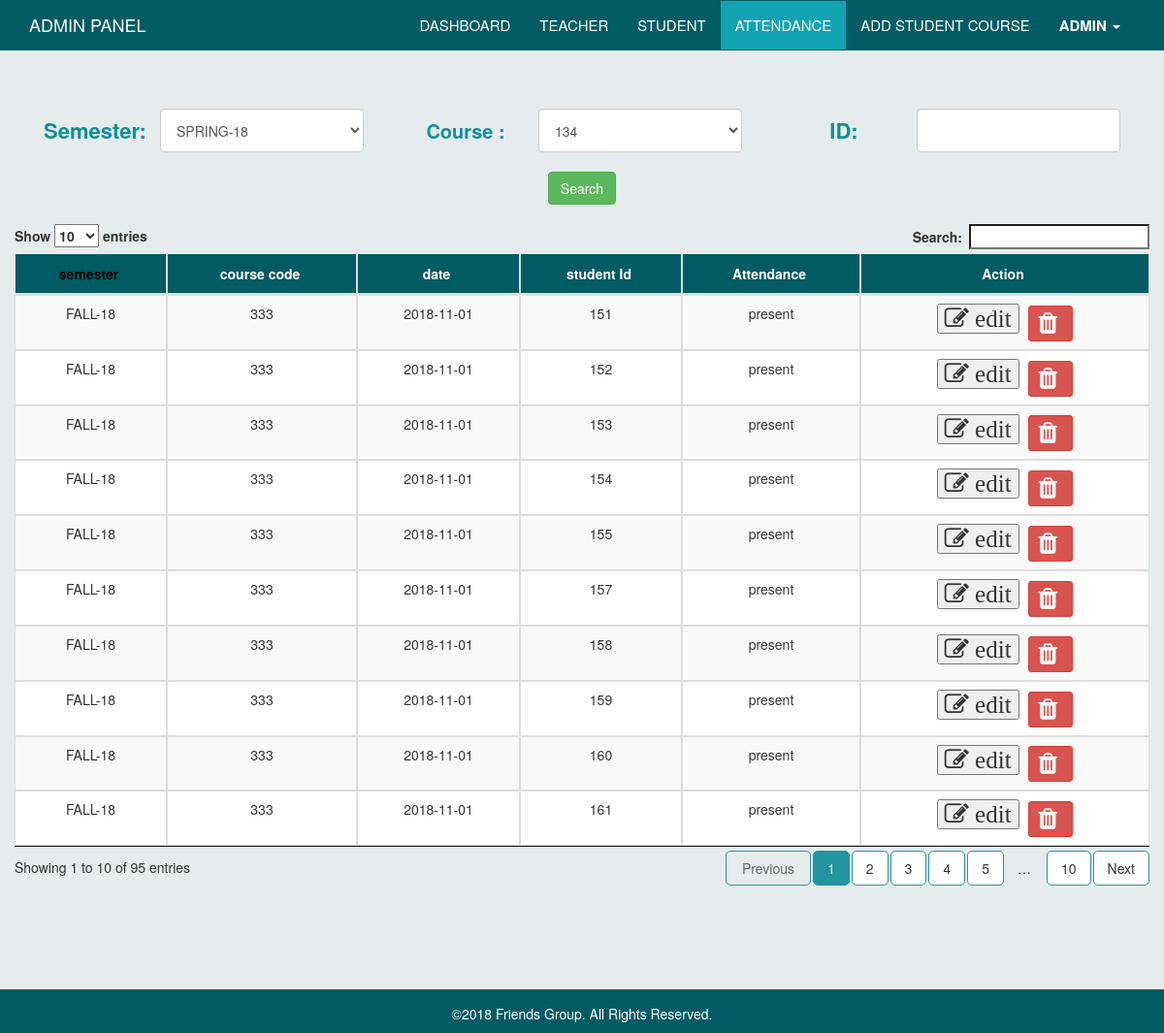
The app's page /views/Admin_View/Attendance.php (signed in) with its own data.
### tables this page shows
CREATE TABLE `student_attendance` (
  `id` int(11) NOT NULL,
  `teacher_id` int(100) NOT NULL,
  `semister` varchar(50) NOT NULL,
  `course_code` varchar(50) NOT NULL,
  `date` varchar(50) NOT NULL,
  `attendance` varchar(50) NOT NULL,
  `student_id` varchar(50) NOT NULL
);

### views/Admin_View/Attendance.php (the view, shortened to what this page needs)
<?php
  include "connection.php";
 ?>
<!DOCTYPE html>
<html>
    <head>
        <link rel="stylesheet" type="text/css" href="../../assets/common_assets/css/datatables.min.css" />
        <link rel="stylesheet" type="text/css" media="screen" href="../../assets/common_assets/css/bootstrap.min.css" />
        <link rel="stylesheet" href="../../assets/common_assets/css/common.css">
        <link rel="stylesheet" href="https://cdnjs.cloudflare.com/ajax/libs/font-awesome/4.7.0/css/font-awesome.min.css">
        <link rel="stylesheet" href="../../assets/admin/css/admin.css">
    </head>
    <body>
        <nav class="navbar navbar-default navbar-fixed-top mynav">
            <div class="container">
                <div class="navbar-header">
                    <a class="navbar-brand" href="#">
                        <p class="logo">ADMIN PANEL</p>
                    </a>
                </div>
                <div class="collapse navbar-collapse" id="bs-example-navbar-collapse-1">
                    <ul class="nav navbar-nav pull-right">
                        <li>
                            <a href="Dashborad.php">Dashboard</a>
                        </li>
                        <li>
                            <a href="Teachers.php">Teacher</a>
                        </li>
                        <li>
                            <a href="Student.php">Student</a>
                        </li>
                        <li class="active">
                            <a href="Attendance.php">Attendance</a>
                        </li>
                        <li>
                            <a href="Student_take_course.php">Add student course</a>
                        </li>
                        <li class="dropdown">
                            <a href="#" class="dropdown-toggle" data-toggle="dropdown" role="button" aria-haspopup="true"
                                aria-expanded="false">
                                <strong>
                                    Admin
                                </strong>
                                <span class="caret"></span>
                            </a>
                        </li>
                    </ul>
                </div>
            </div>
        </nav>
        <div class="container dashboard-content-container">
            <form action="" method="post">
                <div class="row" style="text-align: center;">
                    <div class="form-group col-sm-4">
                        <label for="semister" class="col-xs-4" style="line-height: 45px;text-align: center;color: rgb(13, 144, 157);font-size: 22px">
                            Semester:</label>
                        <div class="col-xs-8">
                            <select class="form-control" id="semister" style="height: 45px;">
                                <?php
                                  $student_show_sql = "SELECT DISTINCT semister FROM admin_add_student_course";
                                  $student_show_result = $con->query($student_show_sql);
                                  while ($student_show_row= $student_show_result->fetch_assoc()) {
                                ?>
                                <option value=""><?php echo $student_show_row['semister']?></option>
                                <?php
                                   }
                                 ?>
                            </select>
                        </div>
                    </div>
                    <div class="form-group col-sm-4">
                        <label for="semister" class="col-xs-4" style="line-height: 45px;text-align: center;color: rgb(13, 144, 157);font-size: 20px">
                            Course :</label>
                        <div class="col-xs-8">
                            <select class="form-control" id="semister" style="height: 45px;">
                                <?php
                                  $student_show_sql = "SELECT DISTINCT course_code FROM admin_add_student_course";
                                  $student_show_result = $con->query($student_show_sql);
                                  while ($student_show_row= $student_show_result->fetch_assoc()) {
                                ?>
                                <option value=""><?php echo $student_show_row['course_code']?></option>
                                <?php
                                   }
                                 ?>
                            </select>
                        </div>
                    </div>
                    <div class="form-group col-sm-4">
                        <label for="semister" class="col-xs-4" style="line-height: 45px;text-align: center;color: rgb(13, 144, 157);font-size: 22px">
                            ID:</label>
                        <div class="col-xs-8">
                            <input type="text" class="form-control" id="recipient-name" style="height: 45px;">
                        </div>
                    </div>
                    <button class="btn btn-primary btn-success" style="margin-bottom: 20px;">Search</button>
                </div>
            </form>
            <div class="row">
                <table id="datatable" class="table table-striped table-bordered table-responsive" cellspacing="0" width="100%">
                    <thead>
                        <tr>
                            <th>semester</th>
                            <th>course code</th>
                            <th>date</th>
                            <th>student Id</th>
                            <th>Attendance</th>
                            <th>Action</th>
                        </tr>
                    </thead>
                    <tbody>
                        <?php
                                  $student_show_sql = "SELECT * FROM student_attendance";
                                  $student_show_result = $con->query($student_show_sql);
                                  while ($student_show_row= $student_show_result->fetch_assoc()) {
                                ?>
                        <tr>
                            <td><?php echo $student_show_row['semister']?></td>
                            <td><?php echo $student_show_row['course_code']?></td>
                            <td><?php echo $student_show_row['date']?></td>
                            <td><?php echo $student_show_row['student_id']?></td>
                            <td><?php echo $student_show_row['attendance']?></td>
                            <td>
                               <button data-toggle="modal" data-target="#edit_course"  class="fa fa-edit edit editattendance" id="<?php echo $student_show_row['id']?>" > edit</button>
                                <a href="attendance_delete.php?id= <?php echo $student_show_row['id']; ?>"  class="btn btn-sm btn-danger"><i
                                        class="fa fa-trash edit"></i></a>
                            </td>
                        </tr>
                    <?php
                      }
                    ?>
                    </tbody>
                </table>
            </div>
        </div>
        <div class="footer">
            <div class="container">
                <p style="text-align: center;margin-top: 15px;color: rgb(255, 255, 255);">
                    ©2018 Friends Group. All
                    Rights Reserved.
                </p>
            </div>
        </div>
    </body>
</html>

### assets/common_assets/css/common.css (style rules this page uses)
body { padding-top: 52px; padding-bottom: 45px; background-color: rgba(215, 225, 226, 0.61); }
.navbar-default.mynav { background-color: rgb(1, 91, 99); border-color: rgb(1, 91, 99); }
.navbar-default.mynav .navbar-nav>li>a { color: #fff; text-transform: uppercase; font-size: 15px; font-weight: 400; }
.navbar-default.mynav .navbar-nav>.active>a, .navbar-default.mynav .navbar-nav>.active>a:focus, .navbar-default.mynav .navbar-nav>.active>a:hover { background-color: rgb(17, 163, 177); }
.navbar-default.mynav .navbar-nav>.active>a, .navbar-default.mynav .navbar-nav>.active>a:focus, .navbar-default.mynav .navbar-nav>.active>a:hover { background-color: rgb(17, 163, 177); cursor: default; color: #fff; }
.navbar-default .navbar-nav>li>a { color: #fff; }
.logo { color: #fff; }
.navbar-default.mynav .navbar-collapse, .navbar-default.mynav .navbar-form { border-color: transparent; border-top: 1px solid transparent; }
.footer { background-color: rgb(1, 91, 99); position: fixed; bottom: 0; width: 100%; text-align: center; }
table, tr, td { text-align: center; }
.table-bordered>thead { background-color: rgb(1, 91, 99); color: #fff; padding: 10px 0px; }
.table>thead>tr>th { color: #fff; padding-top: 10px; padding-bottom: 10px; text-align: center; }
.table-bordered { border: none; }
.table>tbody>tr>td:first-child { border-left: 1px solid #ddd; }
.table>tbody>tr>td:last-child { border-right: 1px solid #ddd; }
.table>tbody>tr:last-child>td { border-bottom: 1px solid #ddd; }
.sorting_asc::after { content: "\e155"; opacity: 0 !important; }
table.dataTable thead .sorting::after { opacity: 0 !important; content: "\e150"; }
table.dataTable thead .sorting_asc:after { opacity: 0; }
table.dataTable thead .sorting:after { opacity: 0; }
table.dataTable thead .sorting:after, table.dataTable thead .sorting_asc:after, table.dataTable thead .sorting_desc:after, table.dataTable thead .sorting_asc_disabled:after, table.dataTable thead .sorting_desc_disabled:after { opacity: 0; }
.table thead tr th[class*='sorting_']:not([class='sorting_disabled']) { color: #000; }

### assets/admin/css/admin.css (style rules this page uses)
.dashboard-content-container { padding-top: 5%; padding-bottom: 5%; }
#semister>option { font-size: 16px; padding: 5px 10px; }
.edit { font-size: 25px; margin-right: 5px; }

### records on screen
student_attendance: semister "FALL-18", course_code "333", date "2018-11-01", student "151", attendance "present"
student_attendance: semister "FALL-18", course_code "333", date "2018-11-01", student "152", attendance "present"
student_attendance: semister "FALL-18", course_code "333", date "2018-11-01", student "153", attendance "present"
student_attendance: semister "FALL-18", course_code "333", date "2018-11-01", student "154", attendance "present"
student_attendance: semister "FALL-18", course_code "333", date "2018-11-01", student "155", attendance "present"
student_attendance: semister "FALL-18", course_code "333", date "2018-11-01", student "157", attendance "present"
student_attendance: semister "FALL-18", course_code "333", date "2018-11-01", student "158", attendance "present"
student_attendance: semister "FALL-18", course_code "333", date "2018-11-01", student "159", attendance "present"
student_attendance: semister "FALL-18", course_code "333", date "2018-11-01", student "160", attendance "present"
student_attendance: semister "FALL-18", course_code "333", date "2018-11-01", student "161", attendance "present"

### other values on screen
form field value "SPRING-18"
form field value "134"
